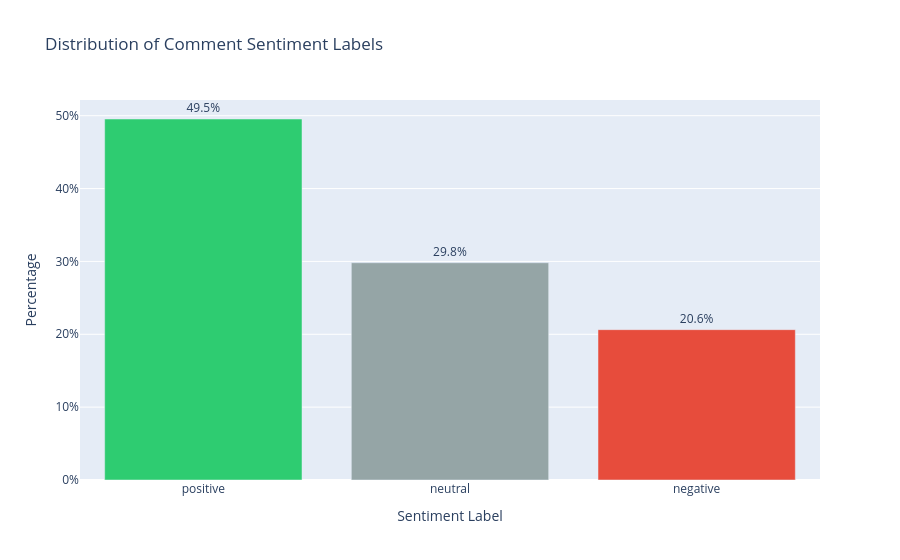

This figure's notebook cell:
### Code cell
#visualize distribution of comment text labels
label_counts = comments['sentiment_label'].value_counts().reset_index()
label_counts.columns = ['sentiment_label', 'count']
label_counts['percent'] = label_counts['count'] / label_counts['count'].sum()

#shows the distribution of sentiments over the whole comments dataset : not that useful for the analysis - keep for now 
fig = px.bar(
    label_counts,
    x='sentiment_label', y='percent',
    color='sentiment_label',
    color_discrete_map={'positive':'#2ecc71','neutral':'#95a5a6','negative':'#e74c3c'},
    text=label_counts['percent'].apply(lambda x: f"{x:.1%}"),
    title='Distribution of Comment Sentiment Labels'
)

fig.update_traces(textposition='outside')

fig.update_layout(
    xaxis_title='Sentiment Label',
    yaxis_title='Percentage',
    yaxis_tickformat='.0%',
    showlegend=False
)

fig.show()

### Figure 1 — Plotly figure (JSON) as saved in the notebook; plotly's stock layout.template omitted (floating-point values rounded to 4 significant figures)
{"data": [{"hovertemplate": "sentiment_label=%{x}<br>percent=%{y}<br>text=%{text}<extra></extra>", "legendgroup": "positive", "marker": {"color": "#2ecc71", "pattern": {"shape": ""}}, "name": "positive", "orientation": "v", "showlegend": true, "text": ["49.5%"], "textposition": "outside", "type": "bar", "x": ["positive"], "xaxis": "x", "y": [0.4955], "yaxis": "y"}, {"hovertemplate": "sentiment_label=%{x}<br>percent=%{y}<br>text=%{text}<extra></extra>", "legendgroup": "neutral", "marker": {"color": "#95a5a6", "pattern": {"shape": ""}}, "name": "neutral", "orientation": "v", "showlegend": true, "text": ["29.8%"], "textposition": "outside", "type": "bar", "x": ["neutral"], "xaxis": "x", "y": [0.2982], "yaxis": "y"}, {"hovertemplate": "sentiment_label=%{x}<br>percent=%{y}<br>text=%{text}<extra></extra>", "legendgroup": "negative", "marker": {"color": "#e74c3c", "pattern": {"shape": ""}}, "name": "negative", "orientation": "v", "showlegend": true, "text": ["20.6%"], "textposition": "outside", "type": "bar", "x": ["negative"], "xaxis": "x", "y": [0.2063], "yaxis": "y"}], "layout": {"barmode": "relative", "legend": {"title": {"text": "sentiment_label"}, "tracegroupgap": 0}, "showlegend": false, "title": {"text": "Distribution of Comment Sentiment Labels"}, "xaxis": {"anchor": "y", "categoryarray": ["positive", "neutral", "negative"], "categoryorder": "array", "domain": [0, 1], "title": {"text": "Sentiment Label"}}, "yaxis": {"anchor": "x", "domain": [0, 1], "tickformat": ".0%", "title": {"text": "Percentage"}}}}
